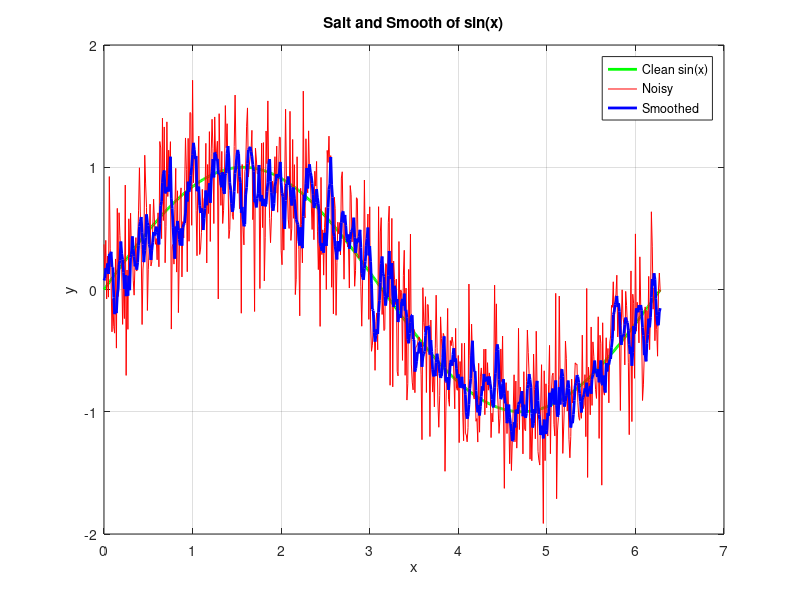

This chart was generated by the following MATLAB code:

x = 0:0.01:2*pi;
y_clean = sin(x);
noise = 0.4 * randn(size(x));
y_noisy = y_clean + noise;
window_size = 5;
y_smooth = filter(ones(1, window_size)/window_size, 1, y_noisy);
plot(x, y_clean, 'g', 'LineWidth', 2);
hold on;
plot(x, y_noisy, 'r');
plot(x, y_smooth, 'b', 'LineWidth', 2);
legend('Clean sin(x)', 'Noisy', 'Smoothed');
title('Salt and Smooth of sin(x)');
xlabel('x');
ylabel('y');
grid on;
hold off;
